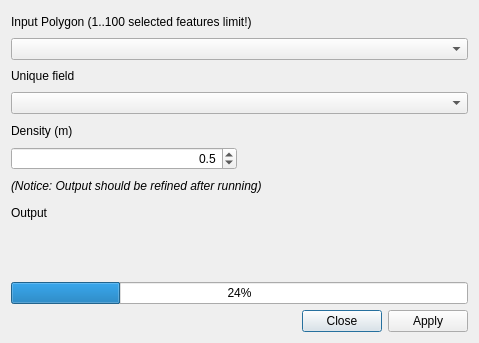
<?xml version="1.0" encoding="UTF-8"?>
<ui version="4.0">
 <class>hcmgis_medialaxis_form</class>
 <widget class="QDialog" name="hcmgis_medialaxis_form">
  <property name="windowModality">
   <enum>Qt::ApplicationModal</enum>
  </property>
  <property name="enabled">
   <bool>true</bool>
  </property>
  <property name="geometry">
   <rect>
    <x>0</x>
    <y>0</y>
    <width>479</width>
    <height>343</height>
   </rect>
  </property>
  <property name="mouseTracking">
   <bool>false</bool>
  </property>
  <property name="windowTitle">
   <string>Skeleton/Medial Axis</string>
  </property>
  <layout class="QVBoxLayout" name="verticalLayout">
   <item>
    <layout class="QGridLayout" name="gridLayout">
     <item row="10" column="0" colspan="2">
      <widget class="QLabel" name="LblStatus">
       <property name="text">
        <string/>
       </property>
      </widget>
     </item>
     <item row="6" column="0" colspan="2">
      <widget class="QLabel" name="label">
       <property name="font">
        <font>
         <weight>50</weight>
         <italic>true</italic>
         <bold>false</bold>
         <kerning>false</kerning>
        </font>
       </property>
       <property name="text">
        <string>(Notice: Output should be refined after running)</string>
       </property>
      </widget>
     </item>
     <item row="0" column="0" colspan="2">
      <widget class="QLabel" name="LblInput">
       <property name="text">
        <string>Input Polygon (1..100 selected features limit!)</string>
       </property>
      </widget>
     </item>
     <item row="4" column="0" colspan="2">
      <widget class="QLabel" name="LblInput_2">
       <property name="text">
        <string>Density (m)</string>
       </property>
      </widget>
     </item>
     <item row="2" column="0" colspan="2">
      <widget class="QLabel" name="LblInput_3">
       <property name="text">
        <string>Unique field</string>
       </property>
      </widget>
     </item>
     <item row="7" column="0" colspan="2">
      <widget class="QLabel" name="LblOutput">
       <property name="text">
        <string>Output</string>
       </property>
      </widget>
     </item>
     <item row="11" column="0" colspan="2">
      <widget class="QProgressBar" name="status">
       <property name="value">
        <number>24</number>
       </property>
      </widget>
     </item>
     <item row="3" column="0" colspan="2">
      <widget class="QgsFieldComboBox" name="CboField"/>
     </item>
     <item row="1" column="0" colspan="2">
      <widget class="QgsMapLayerComboBox" name="CboInput">
       <property name="showCrs">
        <bool>true</bool>
       </property>
      </widget>
     </item>
     <item row="8" column="0">
      <widget class="QgsFileWidget" name="output_file_name"/>
     </item>
     <item row="5" column="0">
      <widget class="QgsDoubleSpinBox" name="spinBox">
       <property name="alignment">
        <set>Qt::AlignRight|Qt::AlignTrailing|Qt::AlignVCenter</set>
       </property>
       <property name="decimals">
        <number>1</number>
       </property>
       <property name="minimum">
        <double>0.100000000000000</double>
       </property>
       <property name="maximum">
        <double>10.000000000000000</double>
       </property>
       <property name="singleStep">
        <double>0.100000000000000</double>
       </property>
       <property name="value">
        <double>0.500000000000000</double>
       </property>
      </widget>
     </item>
    </layout>
   </item>
   <item>
    <widget class="QDialogButtonBox" name="BtnApplyClose">
     <property name="standardButtons">
      <set>QDialogButtonBox::Apply|QDialogButtonBox::Close</set>
     </property>
    </widget>
   </item>
  </layout>
 </widget>
 <customwidgets>
  <customwidget>
   <class>QgsDoubleSpinBox</class>
   <extends>QDoubleSpinBox</extends>
   <header>qgsdoublespinbox.h</header>
  </customwidget>
  <customwidget>
   <class>QgsFieldComboBox</class>
   <extends>QComboBox</extends>
   <header>qgsfieldcombobox.h</header>
  </customwidget>
  <customwidget>
   <class>QgsFileWidget</class>
   <extends>QWidget</extends>
   <header>qgsfilewidget.h</header>
  </customwidget>
  <customwidget>
   <class>QgsMapLayerComboBox</class>
   <extends>QComboBox</extends>
   <header>qgsmaplayercombobox.h</header>
  </customwidget>
 </customwidgets>
 <resources/>
 <connections>
  <connection>
   <sender>BtnApplyClose</sender>
   <signal>accepted()</signal>
   <receiver>hcmgis_medialaxis_form</receiver>
   <slot>accept()</slot>
   <hints>
    <hint type="sourcelabel">
     <x>251</x>
     <y>272</y>
    </hint>
    <hint type="destinationlabel">
     <x>169</x>
     <y>143</y>
    </hint>
   </hints>
  </connection>
  <connection>
   <sender>BtnApplyClose</sender>
   <signal>rejected()</signal>
   <receiver>hcmgis_medialaxis_form</receiver>
   <slot>reject()</slot>
   <hints>
    <hint type="sourcelabel">
     <x>251</x>
     <y>272</y>
    </hint>
    <hint type="destinationlabel">
     <x>169</x>
     <y>143</y>
    </hint>
   </hints>
  </connection>
 </connections>
</ui>
